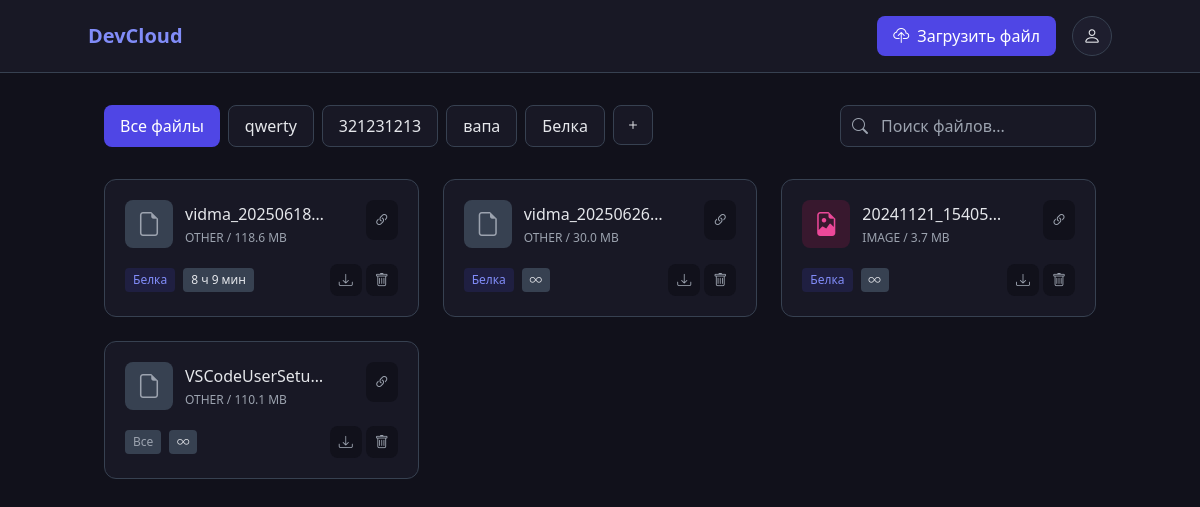
The app's page / (signed in) with its own data.
### cloud/models.py (models this page shows, shortened)
class Category(models.Model):
    user = models.ForeignKey(CustomUser, on_delete=models.CASCADE)
    name = models.CharField(max_length=100)
    color = models.CharField(max_length=7, default='#6366f1')
    created_at = models.DateTimeField(auto_now_add=True)
    class Meta:
        unique_together = ['user', 'name']
        verbose_name = 'Категория'
        verbose_name_plural = 'Категории'

class File(models.Model):
    user = models.ForeignKey(CustomUser, on_delete=models.CASCADE)
    category = models.ForeignKey(Category, on_delete=models.SET_NULL, null=True, blank=True)
    original_name = models.CharField(max_length=255)
    file = models.FileField(upload_to=user_directory_path)
    file_size = models.BigIntegerField()  # в байтах
    file_type = models.CharField(max_length=50)
    unique_folder = models.UUIDField(default=uuid.uuid4, unique=True)
    short_url = models.CharField(max_length=10, unique=True)
    uploaded_at = models.DateTimeField(auto_now_add=True)
    expires_at = models.DateTimeField()
    download_count = models.IntegerField(default=0)
    def is_forever(self):
        return self.expires_at > timezone.now() + timedelta(days=50*365)

### cloud/views.py (the view)
# urls.py: path('', views.dashboard, name='dashboard'),
@login_required
def dashboard(request):
    categories = Category.objects.filter(user=request.user)
    files = File.objects.filter(user=request.user).order_by('-uploaded_at')
    for file in files:
        file.time_remaining = file.get_time_remaining()
        file.is_forever = file.is_forever()  # Добавляем информацию о бессрочности
    total_size = sum(f.file_size for f in files)
    storage_used = f"{total_size / (1024**3):.2f}"  # в GB
    storage_percent = min(100, (total_size / (5 * 1024**3)) * 100)
    storage_percent = round(storage_percent, 1)
    expired_files = File.objects.filter(user=request.user, expires_at__lt=timezone.now())
    for file in expired_files:
        if os.path.exists(file.file.path):
            os.remove(file.file.path)
        file.delete()
    return render(request, 'cloud/dashboard.html', {
        'categories': categories,
        'files': files,
        'storage_used': storage_used,
        'storage_percent': storage_percent
    })

### cloud/views.py (called while the page is built)
def get_time_remaining(self):
    from django.utils import timezone
    now = timezone.now()
    diff = self.expires_at - now
    if diff.total_seconds() <= 0:
        return "Истекло"
    hours = int(diff.total_seconds() // 3600)
    minutes = int((diff.total_seconds() % 3600) // 60)
    if hours > 0:
        return f"{hours} ч {minutes} мин"
    else:
        return f"{minutes} мин"

### templates/cloud/dashboard.html (shortened to what this page needs)
{% extends 'cloud/base.html' %}
{% load static %}
{% block content %}
<header class="bg-dark-200 border-b border-gray-700 py-4 px-6">
    <div class="container mx-auto flex justify-between items-center">
        <h1 class="text-xl font-bold text-indigo-400">DevCloud</h1>
        <div class="flex items-center space-x-2 md:space-x-4">
            <button id="uploadBtn" class="bg-indigo-600 hover:bg-indigo-700 text-white px-3 py-2 md:px-4 md:py-2 rounded-lg flex items-center transition-colors">
                <i class="bi bi-cloud-upload text-lg md:text-base"></i>
                <span class="hidden md:inline ml-2">Загрузить файл</span>
            </button>
            <div class="relative group">
                <button class="w-10 h-10 rounded-full bg-dark-100 hover:bg-dark-300 border border-gray-700 flex items-center justify-center transition-colors">
                    <i class="bi bi-person text-lg"></i>
                </button>
            </div>
        </div>
    </div>
</header>
    <main class="container mx-auto py-8 px-4">
        <div class="flex flex-col md:flex-row justify-between items-start md:items-center mb-8 gap-4">
<div class="flex flex-wrap gap-2" id="categories-container">
    <button class="category-btn bg-indigo-600 text-white px-4 py-2 rounded-lg transition-colors"
            data-category-id="all">
        Все файлы
    </button>
    {% for category in categories %}
    <button class="category-btn bg-dark-200 hover:bg-dark-100 px-4 py-2 rounded-lg border border-gray-700 transition-colors"
            data-category-id="{{ category.id }}">
        {{ category.name }}
    </button>
    {% endfor %}
    <button id="addCategoryBtn" class="bg-dark-200 hover:bg-dark-100 px-4 py-2 rounded-lg border border-gray-700 flex items-center w-10 h-10 justify-center transition-colors">
        <i class="bi bi-plus"></i>
    </button>
</div>
            <div class="w-full md:w-auto">
                <div class="relative">
                    <input type="text" id="searchInput" placeholder="Поиск файлов..." class="bg-dark-200 border border-gray-700 rounded-lg px-4 py-2 pl-10 w-full md:w-64 focus:outline-none focus:ring-1 focus:ring-indigo-500">
                    <i class="bi bi-search absolute left-3 top-1/2 transform -translate-y-1/2 text-gray-400"></i>
                </div>
            </div>
        </div>
        <div id="filesGrid" class="grid grid-cols-1 md:grid-cols-2 lg:grid-cols-3 gap-6">
           {% for file in files %}
<div class="file-card bg-dark-200 rounded-xl border border-gray-700 p-5 hover:border-indigo-500 transition-all cursor-pointer"
     data-file-id="{{ file.id }}"
     data-category-id="{% if file.category %}{{ file.category.id }}{% else %}0{% endif %}"
     data-file-type="{{ file.file_type }}"
     data-short-url="{{ file.short_url }}">
    <div class="flex justify-between items-start mb-4">
        <div class="flex items-center">
            <div class="file-icon w-12 h-12 {% if file.file_type == 'archive' %}bg-indigo-900/30{% elif file.file_type == 'image' %}bg-pink-900/30{% elif file.file_type == 'video' %}bg-purple-900/30{% elif file.file_type == 'document' %}bg-red-900/30{% else %}bg-gray-700{% endif %} rounded-lg flex items-center justify-center mr-3 cursor-pointer hover:scale-105 transition-transform"
                 data-file-type="{{ file.file_type }}"
                 data-short-url="{{ file.short_url }}">
                <i class="{% if file.file_type == 'archive' %}bi bi-file-earmark-zip text-indigo-400{% elif file.file_type == 'image' %}bi bi-file-earmark-image text-pink-500{% elif file.file_type == 'video' %}bi bi-play-circle text-purple-400{% elif file.file_type == 'document' %}bi bi-file-earmark-pdf text-red-500{% else %}bi bi-file-earmark text-gray-400{% endif %} text-2xl"></i>
            </div>
            <div>
                <span class="font-medium block truncate max-w-[140px]">{{ file.original_name }}</span>
                <div class="text-xs text-gray-400 mt-1">{{ file.file_type|upper }} / {{ file.file_size|filesizeformat }}</div>
            </div>
        </div>
                    <button class="copy-link text-gray-400 hover:text-indigo-400 p-2 rounded-lg bg-dark-300" title="Копировать ссылку" data-short-url="{{ file.short_url }}">
                        <i class="bi bi-link-45deg"></i>
                    </button>
                </div>
                <div class="flex justify-between items-center mt-4">
                   <div class="flex gap-2">
    {% if file.category %}
    <div class="text-xs bg-indigo-900/30 text-indigo-400 px-2 py-1 rounded">{{ file.category.name }}</div>
    {% else %}
    <div class="text-xs bg-gray-700 text-gray-400 px-2 py-1 rounded">Все</div>
    {% endif %}
   <div class="text-xs bg-gray-700 px-2 py-1 rounded">
    {% if file.is_forever %}
        <i class="bi bi-infinity"></i>
    {% else %}
        {{ file.time_remaining }}
    {% endif %}
</div>
</div>
                    <div class="flex space-x-1">
                        <button class="download-btn text-gray-400 hover:text-white p-2 rounded-lg bg-dark-300 w-8 h-8 flex items-center justify-center" data-file-id="{{ file.id }}">
                            <i class="bi bi-download text-sm"></i>
                        </button>
                        <button class="delete-btn text-gray-400 hover:text-red-500 p-2 rounded-lg bg-dark-300 w-8 h-8 flex items-center justify-center" data-file-id="{{ file.id }}">
                            <i class="bi bi-trash text-sm"></i>
                        </button>
                    </div>
                </div>
            </div>
            {% endfor %}
        </div>
    </main>
{% endblock %}

### templates/cloud/base.html (shortened to what this page needs)
<!DOCTYPE html>
<html lang="ru" class="dark">
<head>
    <script src="https://cdn.tailwindcss.com"></script>
    <link rel="stylesheet" href="https://cdn.jsdelivr.net/npm/bootstrap-icons@1.10.0/font/bootstrap-icons.css">
</head>
<body class="bg-dark-300 text-gray-200 min-h-screen">
    {% block content %}
    {% endblock %}
</body>
</html>

### templates/cloud/base.html (style rules this page uses)
* { scrollbar-width: thin; scrollbar-color: rgba(99, 102, 241, 0.3) rgba(30, 30, 46, 0.1); }
html { scroll-behavior: smooth; }
html, body { height: 100%; margin: 0; padding: 0; overflow-x: hidden; }

### records on screen
Category: name "qwerty"
Category: name "321231213"
Category: name "вапа"
Category: name "Белка"
File: original_name "vidma_20250618…", file_type "OTHER", file_size|filesizeformat "118.6 MB", category.name "Белка", time_remaining "8 ч 9 мин"
File: original_name "vidma_20250626…", file_type "OTHER", file_size|filesizeformat "30.0 MB", category.name "Белка"
File: original_name "20241121_15405…", file_type "IMAGE", file_size|filesizeformat "3.7 MB", category.name "Белка"
File: original_name "VSCodeUserSetu…", file_type "OTHER", file_size|filesizeformat "110.1 MB", shows "Все"
